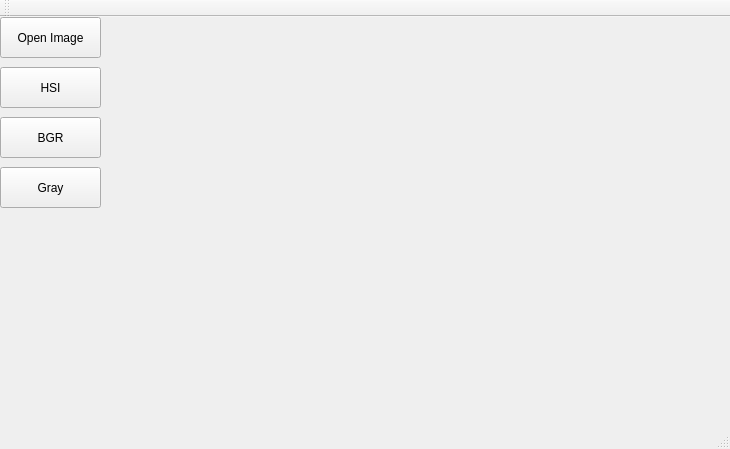
<?xml version="1.0" encoding="UTF-8"?>
<ui version="4.0">
 <class>MainWindow</class>
 <widget class="QMainWindow" name="MainWindow">
  <property name="geometry">
   <rect>
    <x>0</x>
    <y>0</y>
    <width>730</width>
    <height>449</height>
   </rect>
  </property>
  <property name="windowTitle">
   <string>MainWindow</string>
  </property>
  <widget class="QWidget" name="centralWidget">
   <widget class="QPushButton" name="OpenImageButton">
    <property name="geometry">
     <rect>
      <x>0</x>
      <y>0</y>
      <width>101</width>
      <height>41</height>
     </rect>
    </property>
    <property name="text">
     <string>Open Image</string>
    </property>
   </widget>
   <widget class="QPushButton" name="ProcessButton1">
    <property name="geometry">
     <rect>
      <x>0</x>
      <y>50</y>
      <width>101</width>
      <height>41</height>
     </rect>
    </property>
    <property name="text">
     <string>HSI</string>
    </property>
   </widget>
   <widget class="QLabel" name="DisplayLabel">
    <property name="geometry">
     <rect>
      <x>110</x>
      <y>10</y>
      <width>591</width>
      <height>361</height>
     </rect>
    </property>
    <property name="text">
     <string/>
    </property>
   </widget>
   <widget class="QPushButton" name="ProcessButton2">
    <property name="geometry">
     <rect>
      <x>0</x>
      <y>100</y>
      <width>101</width>
      <height>41</height>
     </rect>
    </property>
    <property name="text">
     <string>BGR</string>
    </property>
   </widget>
   <widget class="QPushButton" name="ProcessButton3">
    <property name="geometry">
     <rect>
      <x>0</x>
      <y>150</y>
      <width>101</width>
      <height>41</height>
     </rect>
    </property>
    <property name="text">
     <string>Gray</string>
    </property>
   </widget>
  </widget>
  <widget class="QMenuBar" name="menuBar">
   <property name="geometry">
    <rect>
     <x>0</x>
     <y>0</y>
     <width>730</width>
     <height>23</height>
    </rect>
   </property>
  </widget>
  <widget class="QToolBar" name="mainToolBar">
   <attribute name="toolBarArea">
    <enum>TopToolBarArea</enum>
   </attribute>
   <attribute name="toolBarBreak">
    <bool>false</bool>
   </attribute>
  </widget>
  <widget class="QStatusBar" name="statusBar"/>
 </widget>
 <layoutdefault spacing="6" margin="11"/>
 <resources/>
 <connections/>
</ui>
